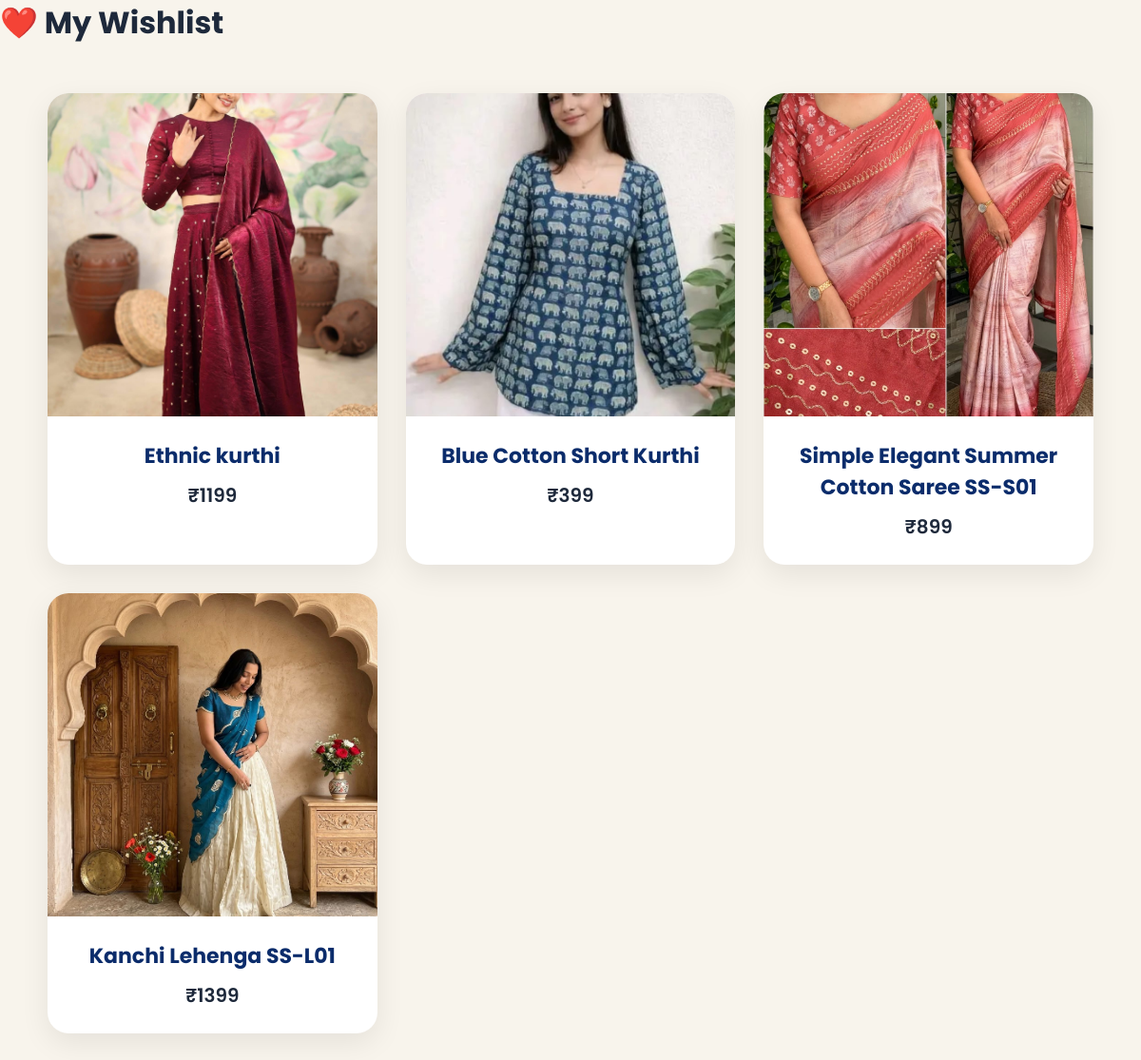
The app's page /wishlist/ with its own data.
### store/models.py (models this page shows, shortened)
class Wishlist(models.Model):
    product = models.ForeignKey(
        Product,
        on_delete=models.CASCADE
    )

class Product(models.Model):
    product_code = models.CharField(max_length=20)
    name = models.CharField(max_length=200)
    price = models.IntegerField()
    available_colors = models.CharField(
        max_length=200,
        blank=True,
        null=True
    )
    stock = models.IntegerField(default=1)
    image = models.ImageField(
        upload_to='products/'
    )
    description = models.TextField(
        blank=True,
        null=True
    )
    original_price = models.IntegerField(default=0)
    discount_percent = models.IntegerField(default=0)
    category = models.CharField(
        max_length=100,
        choices=CATEGORY_CHOICES
    )

### store/views.py (the view)
# urls.py: path('wishlist/', views.wishlist),
def wishlist(request):
    items = Wishlist.objects.all()
    return render(request, 'store/wishlist.html', {
        'items': items
    })

### store/templates/store/wishlist.html (shortened to what this page needs)
{% load static %}
<!DOCTYPE html>
<html>
<head>
    <link rel="stylesheet" href="{% static 'css/style.css' %}">
</head>
<body>
<h1 class="cart-title">❤️ My Wishlist</h1>
<div class="products">
    {% for item in items %}
    <div class="card">
        <img src="{{ item.product.image.url }}">
        <h2>{{ item.product.name }}</h2>
        <p>₹{{ item.product.price }}</p>
    </div>
    {% endfor %}
</div>
</body>
</html>

### store/static/css/style.css (style rules this page uses)
:root { --primary:#0b2c6b; --primary-light:#1f4aa8; --cream:#f8f4ec; --white:#ffffff; --text:#1e293b; --light-text:#64748b; --border:#e5e7eb; --shadow: 0 10px 30px rgba(0,0,0,0.08); --transition:0.3s ease; }
* { margin:0; padding:0; box-sizing:border-box; }
body { font-family:'Poppins',sans-serif; background:var(--cream); color:var(--text); overflow-x:hidden; }
.products { display:grid; grid-template-columns:repeat(auto-fit,minmax(280px,1fr)); gap:30px; padding:50px; }
.card { background:white; border-radius:22px; overflow:hidden; box-shadow:var(--shadow); transition:var(--transition); text-align:center; padding-bottom:25px; }
.card img { width:100%; height:340px; object-fit:cover; }
.card h2 { font-size:22px; color:var(--primary); margin-top:18px; padding:0 10px; }
.card p { margin-top:10px; font-size:20px; font-weight:600; }

### records on screen
Wishlist: product.image (picture), product.name "Ethnic kurthi", product.price "1199"
Wishlist: product.image (picture), product.name "Blue Cotton Short Kurthi", product.price "399"
Wishlist: product.image (picture), product.name "Simple Elegant Summer Cotton Saree SS-S01", product.price "899"
Wishlist: product.image (picture), product.name "Kanchi Lehenga SS-L01", product.price "1399"
